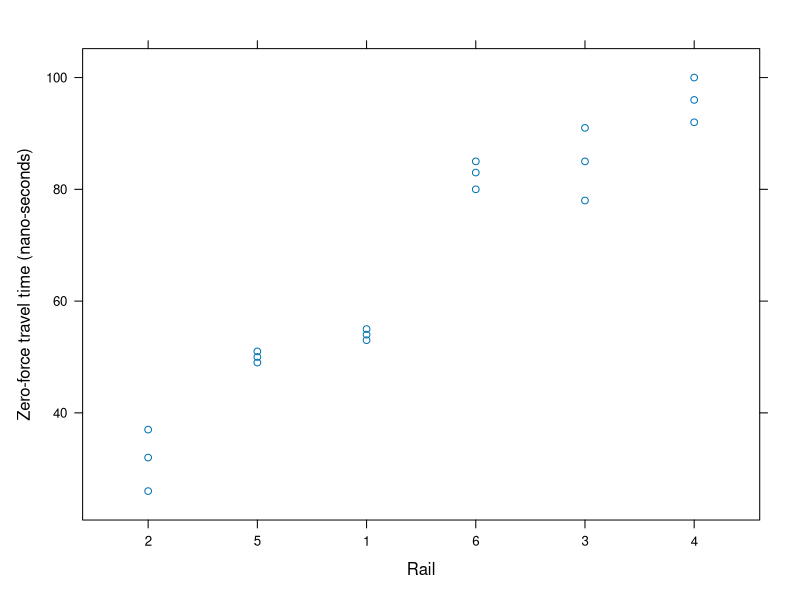
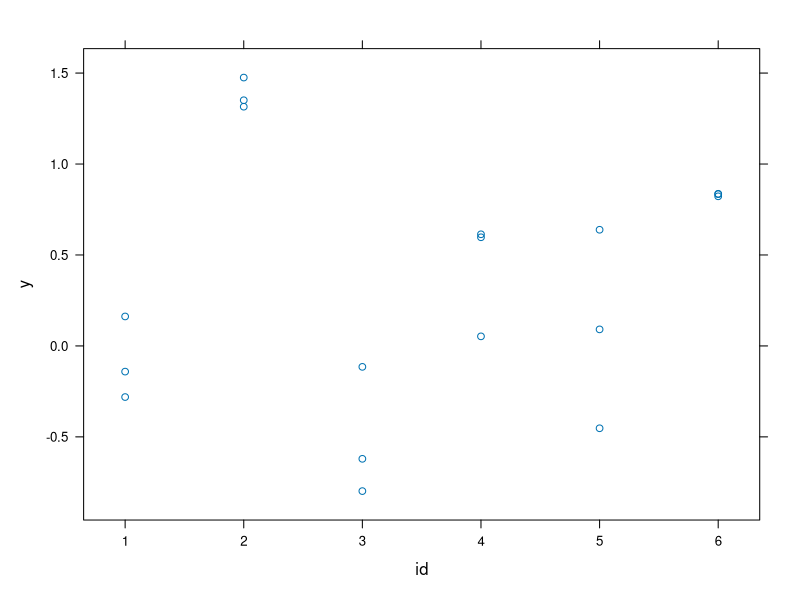
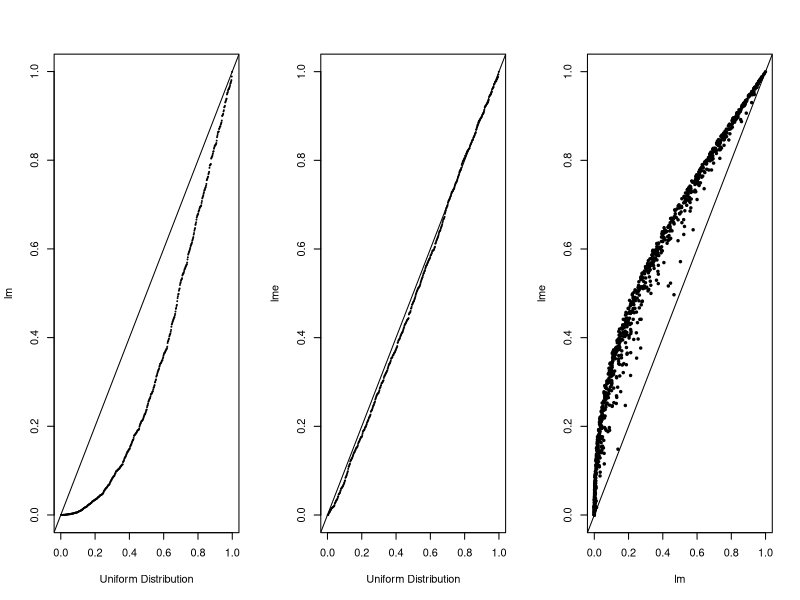
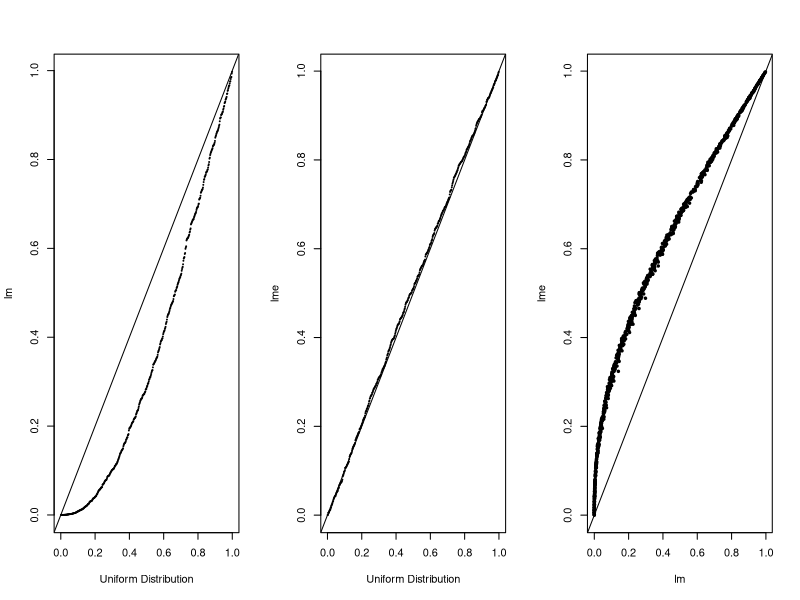
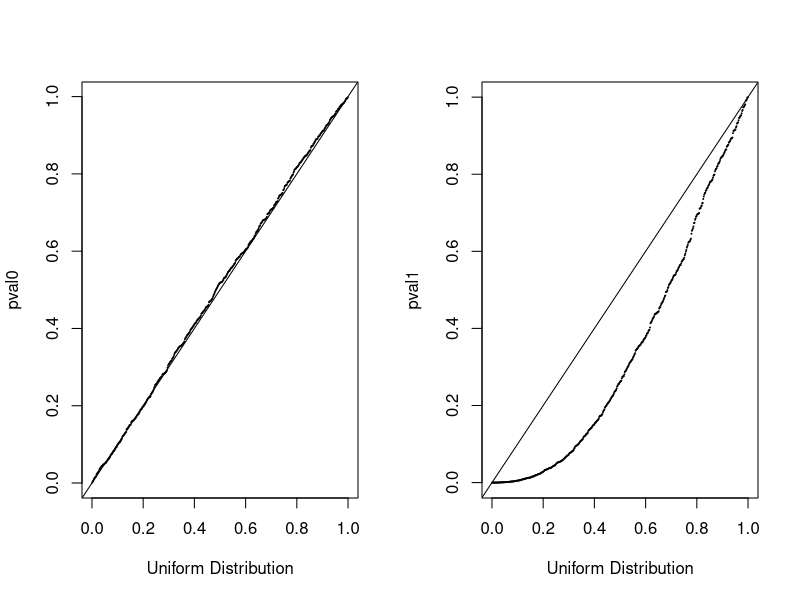

These charts were generated, in order, by the following R code:
# Rails example
library(nlme)
library(lattice)
data(Rail)
xyplot(travel~Rail,data=Rail,ylab="Zero-force travel time (nano-seconds)")

# Linear Model ignoring random effect
summary(lm(travel~1,data=Rail))
# Linear Model incorporating random effect
lme(travel~1,random=~1|Rail,data=Rail)


sim.ranef=function(nk,n,se,sb,verbose=FALSE)
    {
        # n exp units with nk replicates each
        N=n*nk
        e=rnorm(N,0,se)
        b=rep(rnorm(n,0,sb),each=nk)
        id=rep(1:n,each=nk)
        y=0+e+b
        dat=data.frame(id,b,e,y)
        mod0=summary(lm(y~1,data=dat))
        mod1=summary(lme(y~1,random=~1|id,data=dat))
        pval0=mod0$coef["(Intercept)","Pr(>|t|)"]
        pval1=mod1$tTable["(Intercept)","p-value"]
        if(verbose)
            {
                out=list(dat,mod0,mod1)
            }
        else
            {
                out=c(pval0,pval1)
            }
        out
    }


set.seed(210)
ex1=sim.ranef(3,6,0.25,0.5,verbose=TRUE)
ex1[[1]]
xyplot(y~id,data=ex1[[1]])
ex1[[2]]
ex1[[3]]

set.seed(210)
B=1000
res=replicate(B,sim.ranef(3,6,0.25,0.5,verbose=FALSE))
mean(res[1,]<0.05)
mean(res[2,]<0.05)
rm(B)

par(mfrow=c(1,3))
qqplot(qunif(ppoints(500)), res[1,],cex=0.1,xlab="Uniform Distribution",ylab="lm")
abline(0,1)
qqplot(qunif(ppoints(500)), res[2,],cex=0.1,xlab="Uniform Distribution",ylab="lme")
abline(0,1)
plot(res[1,],res[2,],pch=19,cex=0.5,xlab="lm",ylab="lme")
abline(0,1)

# Increase Sample size
B=1000
res=replicate(B,sim.ranef(3,50,0.25,0.5,verbose=FALSE))
mean(res[1,]<0.05)

mean(res[2,]<0.05)


par(mfrow=c(1,3))
qqplot(qunif(ppoints(500)), res[1,],cex=0.1,xlab="Uniform Distribution",ylab="lm")
abline(0,1)
qqplot(qunif(ppoints(500)), res[2,],cex=0.1,xlab="Uniform Distribution",ylab="lme")
abline(0,1)
plot(res[1,],res[2,],pch=19,cex=0.5,xlab="lm",ylab="lme")
abline(0,1)





# Clustering Effect on Two sample problem
sim.twosample.clustered=function(nk,n,se,sb,verbose=FALSE)
    {
        N=n*nk
        e0=rnorm(N,0,se)
        e1=rnorm(N,0,se)
        b0=rep(rnorm(n,0,sb),each=nk)
        b1=rep(rnorm(n,0,sb),each=nk)
        y0=e0+b0
        y1=e1+b1
        t.test(y0,y1)$p.value
    }

set.seed(2314)
B=1000
# Simulate with no clustering effect (sb=0)
pval0=replicate(B,sim.twosample.clustered(3,10,0.25,0))
# Simulate with no clustering effect (sb>0)
pval1=replicate(B,sim.twosample.clustered(3,10,0.25,0.5))
rm(B)

mean(pval0<0.05)
mean(pval1<0.05)
par(mfrow=c(1,2))
qqplot(qunif(ppoints(500)), pval0,cex=0.1,xlab="Uniform Distribution")
abline(0,1)
qqplot(qunif(ppoints(500)), pval1,cex=0.1,xlab="Uniform Distribution")
abline(0,1)


